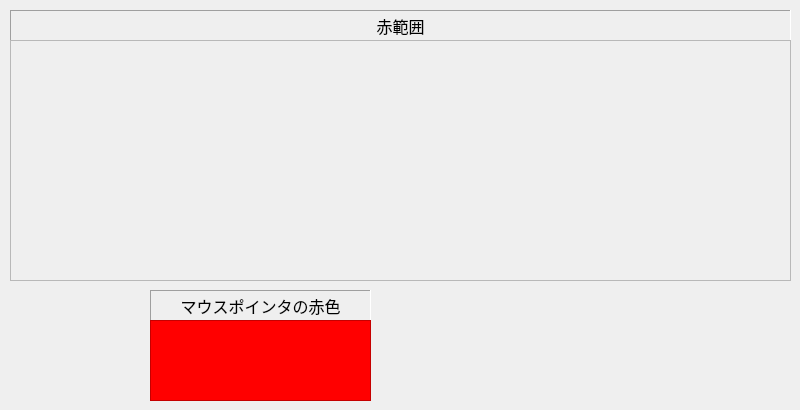
   <widget class="QWidget" name="tab_10">
    <attribute name="title">
     <string>赤色</string>
    </attribute>
    <widget class="QLabel" name="label_43">
     <property name="geometry">
      <rect>
       <x>150</x>
       <y>290</y>
       <width>221</width>
       <height>31</height>
      </rect>
     </property>
     <property name="font">
      <font>
       <pointsize>12</pointsize>
      </font>
     </property>
     <property name="frameShape">
      <enum>QFrame::Panel</enum>
     </property>
     <property name="frameShadow">
      <enum>QFrame::Sunken</enum>
     </property>
     <property name="text">
      <string>マウスポインタの赤色</string>
     </property>
     <property name="alignment">
      <set>Qt::AlignCenter</set>
     </property>
    </widget>
    <widget class="QLabel" name="label_66">
     <property name="geometry">
      <rect>
       <x>10</x>
       <y>10</y>
       <width>781</width>
       <height>31</height>
      </rect>
     </property>
     <property name="font">
      <font>
       <pointsize>12</pointsize>
      </font>
     </property>
     <property name="frameShape">
      <enum>QFrame::Panel</enum>
     </property>
     <property name="frameShadow">
      <enum>QFrame::Sunken</enum>
     </property>
     <property name="text">
      <string>赤範囲</string>
     </property>
     <property name="alignment">
      <set>Qt::AlignCenter</set>
     </property>
    </widget>
    <widget class="QFrame" name="frameRedRange">
     <property name="geometry">
      <rect>
       <x>10</x>
       <y>40</y>
       <width>781</width>
       <height>241</height>
      </rect>
     </property>
     <property name="frameShape">
      <enum>QFrame::StyledPanel</enum>
     </property>
     <property name="frameShadow">
      <enum>QFrame::Raised</enum>
     </property>
    </widget>
    <widget class="QFrame" name="frameRedColor">
     <property name="geometry">
      <rect>
       <x>150</x>
       <y>320</y>
       <width>221</width>
       <height>81</height>
      </rect>
     </property>
     <property name="palette">
      <palette>
       <active>
        <colorrole role="Base">
         <brush brushstyle="SolidPattern">
          <color alpha="255">
           <red>255</red>
           <green>255</green>
           <blue>255</blue>
          </color>
         </brush>
        </colorrole>
        <colorrole role="Window">
         <brush brushstyle="SolidPattern">
          <color alpha="255">
           <red>255</red>
           <green>0</green>
           <blue>0</blue>
          </color>
         </brush>
        </colorrole>
       </active>
       <inactive>
        <colorrole role="Base">
         <brush brushstyle="SolidPattern">
          <color alpha="255">
           <red>255</red>
           <green>255</green>
           <blue>255</blue>
          </color>
         </brush>
        </colorrole>
        <colorrole role="Window">
         <brush brushstyle="SolidPattern">
          <color alpha="255">
           <red>255</red>
           <green>0</green>
           <blue>0</blue>
          </color>
         </brush>
        </colorrole>
       </inactive>
       <disabled>
        <colorrole role="Base">
         <brush brushstyle="SolidPattern">
          <color alpha="255">
           <red>255</red>
           <green>0</green>
           <blue>0</blue>
          </color>
         </brush>
        </colorrole>
        <colorrole role="Window">
         <brush brushstyle="SolidPattern">
          <color alpha="255">
           <red>255</red>
           <green>0</green>
           <blue>0</blue>
          </color>
         </brush>
        </colorrole>
       </disabled>
      </palette>
     </property>
     <property name="autoFillBackground">
      <bool>true</bool>
     </property>
     <property name="frameShape">
      <enum>QFrame::StyledPanel</enum>
     </property>
     <property name="frameShadow">
      <enum>QFrame::Raised</enum>
     </property>
    </widget>
   </widget>
